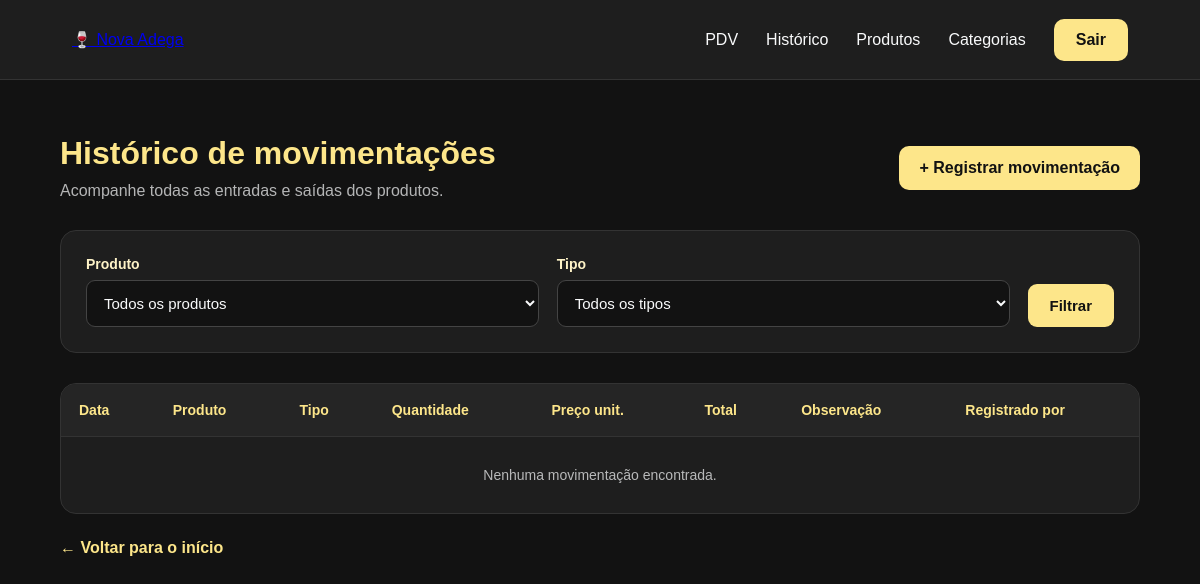
The page /movimentacoes/ (signed in) on the database as committed earlier.
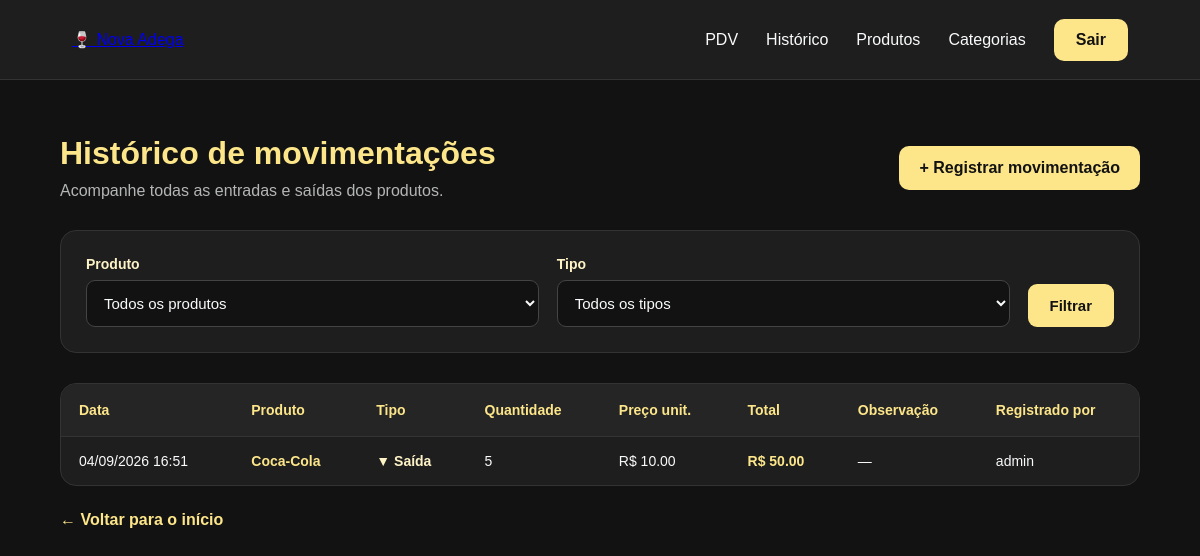
The same page on the database as committed later.
### app/models/movimentacao.py (models this page shows, shortened)
class Movimentacao(Base):
    __tablename__ = "movimentacoes"
    id         = Column(Integer, primary_key=True, index=True)
    tipo       = Column(
        Enum(TipoMovimentacao),
        nullable=False
    )
    quantidade = Column(Integer, nullable=False)
    preco_unitario = Column(Float, nullable=False, default=0.0)
    observacao = Column(String(255), nullable=True)
    criado_em  = Column(DateTime, server_default=func.now())
    produto_id = Column(
        Integer,
        ForeignKey("produtos.id", ondelete="CASCADE"),
        nullable=False
    )
    usuario_id = Column(
        Integer,
        ForeignKey("usuarios.id", ondelete="SET NULL"),
        nullable=True
    )
    produto = relationship("Produto", backref="movimentacoes")
    usuario = relationship("Usuario", backref="movimentacoes")

### app/models/produto.py (models this page shows, shortened)
class Produto(Base):
    __tablename__ = "produtos"
    id = Column(Integer, primary_key=True, autoincrement=True, index=True)
    nome = Column(String(150), nullable=False, index=True)
    preco = Column(Float, nullable=False, default=0.0)
    estoque_atual = Column(Integer, nullable=False, default=0)
    ativo = Column(Boolean, default=True)
    imagem_path = Column(String(255), nullable=True)
    categoria_id = Column(Integer, ForeignKey("categorias.id", ondelete="SET NULL"), nullable=True )
    categoria = relationship("Categoria", back_populates="produtos")

### app/models/usuarios.py (models this page shows)
class Usuario(Base):
    __tablename__ = "usuarios"
    id = Column(Integer, primary_key=True, autoincrement=True)
    nome = Column(String(100), nullable=False)
    email = Column(String(150), unique=True, nullable=False)
    senha_hash = Column(String(255), nullable=False)
    role = Column(String(20), nullable=False, default="operador")
    ativo = Column(Boolean, default=True)
    criando_em = Column(DateTime, server_default=func.now())

### app/controllers/movimentacao_controller.py (the view)
@router.get("/", response_class=HTMLResponse)
def listar_movimentacoes(
    request: Request,
    produto_id: int = 0,     # filtra por produto específico
    tipo: str = "",          # "entrada" ou "saida"
    db: Session = Depends(get_db),
    admin = Depends(get_admin)
):
    query = db.query(Movimentacao).order_by(Movimentacao.criado_em.desc())
    if produto_id:
        query = query.filter(Movimentacao.produto_id == produto_id)
    if tipo in ("entrada", "saida", "cancelamento", "ajuste"):
        query = query.filter(Movimentacao.tipo == tipo)
    movimentacoes = query.limit(200).all()  # limita para não sobrecarregar
    produtos      = db.query(Produto).filter(Produto.ativo == True).all()
    return templates.TemplateResponse(
        request,
        "movimentacoes/index.html",
        {
            "request":        request,
            "usuario":        admin,
            "movimentacoes":  movimentacoes,
            "produtos":       produtos,
            "produto_id":     produto_id,
            "tipo":           tipo,
        }
    )

### app/templates/movimentacoes/index.html (shortened to what this page needs)
{% extends "base.html" %}
{% block styles %}
<link
    rel="stylesheet"
    href="/static/CSS/movimentacoes.css"
>
{% endblock %}
{% block content %}
<main class="container">
    <div class="titulo-pagina">
        <div>
            <h1>
                Histórico de movimentações
            </h1>
            <p>
                Acompanhe todas as entradas e saídas dos produtos.
            </p>
        </div>
        <a
            href="/movimentacoes/nova"
            class="btn-nova"
        >
            + Registrar movimentação
        </a>
    </div>
    <form
        method="get"
        action="/movimentacoes/"
        class="filtros"
    >
        <div class="campo">
            <label for="produto_id">
                Produto
            </label>
            <select
                name="produto_id"
                id="produto_id"
            >
                <option value="0">
                    Todos os produtos
                </option>
            </select>
        </div>
        <div class="campo">
            <label for="tipo">
                Tipo
            </label>
            <select
                name="tipo"
                id="tipo"
            >
                <option value="">
                    Todos os tipos
                </option>
            </select>
        </div>
        <div class="acoes-filtro">
            <button type="submit">
                Filtrar
            </button>
        </div>
    </form>
    <div class="tabela-container">
        <table>
            <thead>
                <tr>
                    <th>Data</th>
                    <th>Produto</th>
                    <th>Tipo</th>
                    <th>Quantidade</th>
                    <th>Preço unit.</th>
                    <th>Total</th>
                    <th>Observação</th>
                    <th>Registrado por</th>
                </tr>
            </thead>
            <tbody>
                {% for m in movimentacoes %}
                <tr>
                    <td>
                        {{ m.criado_em.strftime('%d/%m/%Y %H:%M') }}
                    </td>
                    <td>
                        <a
                            href="/produtos/{{ m.produto_id }}"
                            class="link-produto"
                        >
                            {{ m.produto.nome }}
                        </a>
                    </td>
                    <td>
                        {% if m.tipo.value == 'entrada' %}
                        <span class="tipo entrada">
                            ▲ Entrada
                        </span>
                        {% else %}
                        <span class="tipo saida">
                            ▼ Saída
                        </span>
                        {% endif %}
                    </td>
                    <td>
                        {{ m.quantidade }}
                    </td>
                    <td>
                        R$ {{ "%.2f"|format(m.preco_unitario) }}
                    </td>
                    <td class="valor-total">
                        R$ {{ "%.2f"|format(m.valor_total) }}
                    </td>
                    <td>
                        {{ m.observacao or "—" }}
                    </td>
                    <td>
                        {{ m.usuario.nome if m.usuario else "—" }}
                    </td>
                </tr>
                {% endfor %}
                {% if not movimentacoes %}
                <tr>
                    <td
                        colspan="8"
                        class="sem-resultados"
                    >
                        Nenhuma movimentação encontrada.
                    </td>
                </tr>
                {% endif %}
            </tbody>
        </table>
    </div>
    <div class="voltar">
        <a href="/">
            ← Voltar para o início
        </a>
    </div>
</main>
{% endblock %}

### app/templates/base.html (shortened to what this page needs)
<!DOCTYPE html>
<html lang="pt-BR">
<head>
    <link
        rel="stylesheet"
        href="/static/CSS/home.css"
    >
    {% block styles %}{% endblock %}
</head>
<body>
<nav class="navbar">
    <div class="logo">
        <a href="/">
            🍷 Nova Adega
        </a>
    </div>
    <div class="menu">
        <a href="/pdv/">
            PDV
        </a>
        <a href="/movimentacoes/">
            Histórico
        </a>
        <a href="/produtos/">
            Produtos
        </a>
        <a href="/categorias/">
            Categorias
        </a>
        <a
            href="/auth/logout"
            class="btn-sair"
        >
            Sair
        </a>
    </div>
</nav>
{% block content %}{% endblock %}
</body>
</html>

### app/static/CSS/home.css (style rules this page uses)
* { margin: 0; padding: 0; box-sizing: border-box; }
html { scroll-behavior: smooth; }
body { font-family: Arial, Helvetica, sans-serif; background: #121212; color: #F9FAFB; min-height: 100vh; }
.navbar { width: 100%; background: #1E1E1E; display: flex; align-items: center; justify-content: space-between; padding: 18px 7%; border-bottom: 1px solid #333; position: sticky; top: 0; z-index: 1000; }
.logo { display: flex; align-items: center; }
.menu { display: flex; align-items: center; gap: 28px; }
.menu a { color: #F9FAFB; text-decoration: none; font-size: 15px; font-weight: 500; transition: all 0.25s ease; }
.menu .btn-sair { background: #FDE68A; color: #121212; padding: 10px 18px; border-radius: 8px; font-weight: bold; transition: all 0.25s ease; }
.container { width: 88%; max-width: 1400px; margin: 0 auto; padding: 45px 0 70px; }

### app/static/CSS/movimentacoes.css (style rules this page uses)
* { margin: 0; padding: 0; box-sizing: border-box; }
body { font-family: Arial, sans-serif; background-color: #121212; color: #F9FAFB; min-height: 100vh; }
.navbar { width: 100%; background-color: #1E1E1E; display: flex; justify-content: space-between; align-items: center; padding: 18px 6%; min-height: 80px; border-bottom: 1px solid #333; }
.menu { display: flex; align-items: center; gap: 28px; }
.menu a { color: #F9FAFB; text-decoration: none; font-size: 16px; transition: 0.3s; padding: 5px 0; }
.menu .btn-sair { background-color: #FDE68A; color: #121212; padding: 12px 22px; border-radius: 10px; font-weight: bold; transition: 0.3s; }
.container { width: 90%; max-width: 1500px; margin: 0 auto; padding: 55px 0; }
.titulo-pagina { display: flex; justify-content: space-between; align-items: center; gap: 20px; margin-bottom: 30px; }
.titulo-pagina h1 { color: #FDE68A; font-size: 32px; margin-bottom: 10px; }
.titulo-pagina p { color: #F9FAFB; opacity: 0.7; font-size: 16px; }
.btn-nova { background-color: #FDE68A; color: #121212; text-decoration: none; padding: 13px 20px; border-radius: 10px; font-weight: bold; white-space: nowrap; transition: 0.3s; }
.filtros { background-color: #1E1E1E; border: 1px solid #333; border-radius: 16px; padding: 25px; margin-bottom: 30px; display: flex; align-items: end; gap: 18px; }
.campo { display: flex; flex-direction: column; gap: 8px; flex: 1; }
.campo label { color: #FEF3C7; font-weight: bold; font-size: 14px; }
.campo select { width: 100%; background-color: #121212; color: #F9FAFB; border: 1px solid #444; padding: 13px; border-radius: 9px; font-size: 15px; outline: none; cursor: pointer; transition: 0.3s; }
.acoes-filtro { display: flex; align-items: center; gap: 10px; }
.acoes-filtro button { background-color: #FDE68A; color: #121212; border: none; padding: 13px 22px; border-radius: 9px; font-size: 15px; font-weight: bold; cursor: pointer; transition: 0.3s; }
.tabela-container { width: 100%; background-color: #1E1E1E; border-radius: 16px; border: 1px solid #333; overflow-x: auto; }
table { width: 100%; border-collapse: collapse; min-width: 900px; }
thead { background-color: #252525; }
th { color: #FDE68A; padding: 18px; text-align: left; font-size: 14px; border-bottom: 1px solid #333; }
td { padding: 16px 18px; border-bottom: 1px solid #333; color: #F9FAFB; font-size: 14px; }
tbody tr { transition: 0.2s; }
tbody tr:last-child td { border-bottom: none; }
.link-produto { color: #FDE68A; text-decoration: none; font-weight: bold; }
.tipo { font-weight: bold; }
.tipo.saida { color: #FEF3C7; }
.valor-total { color: #FDE68A; font-weight: bold; }
.voltar { margin-top: 25px; }
.voltar a { color: #FDE68A; text-decoration: none; font-size: 16px; font-weight: bold; }

Rows that differ between the two databases and show on the page:
added Movimentacao: criado_em "04/09/2026 16:51", produto.nome "Coca-Cola", tipo "▼ Saída", quantidade "5", preco_unitario "10.00", valor_total "50.00", observacao "—", usuario "admin"
Other text that changed with them:
text no longer shown: "Nenhuma movimentação encontrada."
